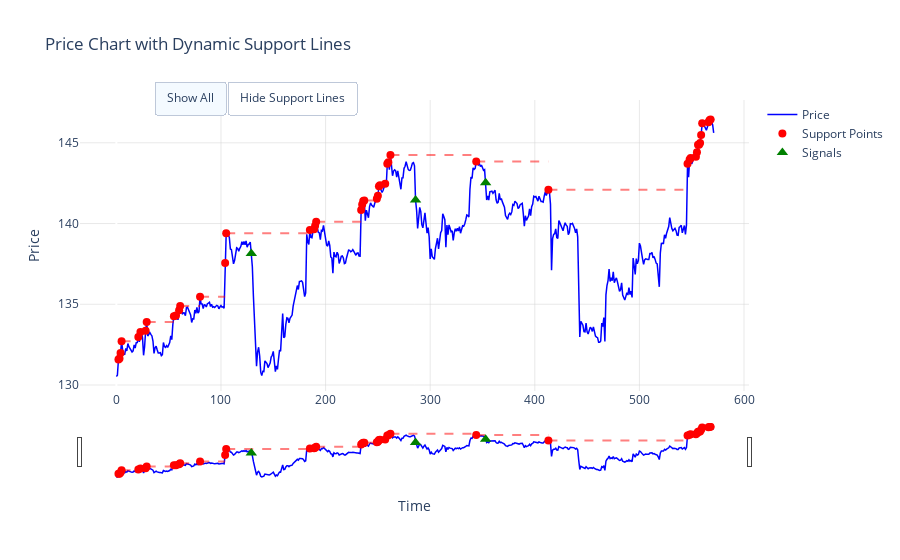

Notebook code for this chart:
### Code cell
fig = plot_prices_with_dynamic_support(close_prices, signals, support_levels, support_indices)
fig.show()

### Figure 1 — Plotly figure (JSON) as saved in the notebook; plotly's stock layout.template omitted (floating-point values rounded to 4 significant figures; data arrays with more than 128 entries replaced by an {"elided": "..."} marker saying what was removed)
{"data": [{"line": {"color": "blue", "width": 1.5}, "mode": "lines", "name": "Price", "type": "scatter", "x": {"elided": "572 int values"}, "y": {"elided": "572 float values"}}, {"line": {"color": "rgba(255, 0, 0, 0.5)", "dash": "dash", "width": 2}, "mode": "lines", "name": "Support 1", "showlegend": false, "type": "scatter", "x": [2, 3], "y": [131.6, 131.6]}, {"line": {"color": "rgba(255, 0, 0, 0.5)", "dash": "dash", "width": 2}, "mode": "lines", "name": "Support 2", "showlegend": false, "type": "scatter", "x": [3, 4], "y": [131.6, 131.6]}, {"line": {"color": "rgba(255, 0, 0, 0.5)", "dash": "dash", "width": 2}, "mode": "lines", "name": "Support 3", "showlegend": false, "type": "scatter", "x": [4, 5], "y": [132.0, 132.0]}, {"line": {"color": "rgba(255, 0, 0, 0.5)", "dash": "dash", "width": 2}, "mode": "lines", "name": "Support 4", "showlegend": false, "type": "scatter", "x": [5, 21], "y": [132.7, 132.7]}, {"line": {"color": "rgba(255, 0, 0, 0.5)", "dash": "dash", "width": 2}, "mode": "lines", "name": "Support 5", "showlegend": false, "type": "scatter", "x": [21, 23], "y": [133.0, 133.0]}, {"line": {"color": "rgba(255, 0, 0, 0.5)", "dash": "dash", "width": 2}, "mode": "lines", "name": "Support 6", "showlegend": false, "type": "scatter", "x": [23, 28], "y": [133.3, 133.3]}, {"line": {"color": "rgba(255, 0, 0, 0.5)", "dash": "dash", "width": 2}, "mode": "lines", "name": "Support 7", "showlegend": false, "type": "scatter", "x": [28, 29], "y": [133.4, 133.4]}, {"line": {"color": "rgba(255, 0, 0, 0.5)", "dash": "dash", "width": 2}, "mode": "lines", "name": "Support 8", "showlegend": false, "type": "scatter", "x": [29, 55], "y": [133.9, 133.9]}, {"line": {"color": "rgba(255, 0, 0, 0.5)", "dash": "dash", "width": 2}, "mode": "lines", "name": "Support 9", "showlegend": false, "type": "scatter", "x": [55, 57], "y": [134.3, 134.3]}, {"line": {"color": "rgba(255, 0, 0, 0.5)", "dash": "dash", "width": 2}, "mode": "lines", "name": "Support 10", "showlegend": false, "type": "scatter", "x": [57, 60], "y": [134.3, 134.3]}, {"line": {"color": "rgba(255, 0, 0, 0.5)", "dash": "dash", "width": 2}, "mode": "lines", "name": "Support 11", "showlegend": false, "type": "scatter", "x": [60, 61], "y": [134.6, 134.6]}, {"line": {"color": "rgba(255, 0, 0, 0.5)", "dash": "dash", "width": 2}, "mode": "lines", "name": "Support 12", "showlegend": false, "type": "scatter", "x": [61, 80], "y": [134.9, 134.9]}, {"line": {"color": "rgba(255, 0, 0, 0.5)", "dash": "dash", "width": 2}, "mode": "lines", "name": "Support 13", "showlegend": false, "type": "scatter", "x": [80, 104], "y": [135.5, 135.5]}, {"line": {"color": "rgba(255, 0, 0, 0.5)", "dash": "dash", "width": 2}, "mode": "lines", "name": "Support 14", "showlegend": false, "type": "scatter", "x": [104, 105], "y": [137.6, 137.6]}, {"line": {"color": "rgba(255, 0, 0, 0.5)", "dash": "dash", "width": 2}, "mode": "lines", "name": "Support 15", "showlegend": false, "type": "scatter", "x": [105, 185], "y": [139.4, 139.4]}, {"line": {"color": "rgba(255, 0, 0, 0.5)", "dash": "dash", "width": 2}, "mode": "lines", "name": "Support 16", "showlegend": false, "type": "scatter", "x": [185, 189], "y": [139.6, 139.6]}, {"line": {"color": "rgba(255, 0, 0, 0.5)", "dash": "dash", "width": 2}, "mode": "lines", "name": "Support 17", "showlegend": false, "type": "scatter", "x": [189, 190], "y": [139.6, 139.6]}, {"line": {"color": "rgba(255, 0, 0, 0.5)", "dash": "dash", "width": 2}, "mode": "lines", "name": "Support 18", "showlegend": false, "type": "scatter", "x": [190, 191], "y": [139.9, 139.9]}, {"line": {"color": "rgba(255, 0, 0, 0.5)", "dash": "dash", "width": 2}, "mode": "lines", "name": "Support 19", "showlegend": false, "type": "scatter", "x": [191, 234], "y": [140.1, 140.1]}, {"line": {"color": "rgba(255, 0, 0, 0.5)", "dash": "dash", "width": 2}, "mode": "lines", "name": "Support 20", "showlegend": false, "type": "scatter", "x": [234, 235], "y": [140.8, 140.8]}, {"line": {"color": "rgba(255, 0, 0, 0.5)", "dash": "dash", "width": 2}, "mode": "lines", "name": "Support 21", "showlegend": false, "type": "scatter", "x": [235, 236], "y": [141.2, 141.2]}, {"line": {"color": "rgba(255, 0, 0, 0.5)", "dash": "dash", "width": 2}, "mode": "lines", "name": "Support 22", "showlegend": false, "type": "scatter", "x": [236, 237], "y": [141.4, 141.4]}, {"line": {"color": "rgba(255, 0, 0, 0.5)", "dash": "dash", "width": 2}, "mode": "lines", "name": "Support 23", "showlegend": false, "type": "scatter", "x": [237, 249], "y": [141.4, 141.4]}, {"line": {"color": "rgba(255, 0, 0, 0.5)", "dash": "dash", "width": 2}, "mode": "lines", "name": "Support 24", "showlegend": false, "type": "scatter", "x": [249, 250], "y": [141.5, 141.5]}, {"line": {"color": "rgba(255, 0, 0, 0.5)", "dash": "dash", "width": 2}, "mode": "lines", "name": "Support 25", "showlegend": false, "type": "scatter", "x": [250, 251], "y": [141.7, 141.7]}, {"line": {"color": "rgba(255, 0, 0, 0.5)", "dash": "dash", "width": 2}, "mode": "lines", "name": "Support 26", "showlegend": false, "type": "scatter", "x": [251, 252], "y": [142.3, 142.3]}, {"line": {"color": "rgba(255, 0, 0, 0.5)", "dash": "dash", "width": 2}, "mode": "lines", "name": "Support 27", "showlegend": false, "type": "scatter", "x": [252, 257], "y": [142.4, 142.4]}, {"line": {"color": "rgba(255, 0, 0, 0.5)", "dash": "dash", "width": 2}, "mode": "lines", "name": "Support 28", "showlegend": false, "type": "scatter", "x": [257, 259], "y": [142.5, 142.5]}, {"line": {"color": "rgba(255, 0, 0, 0.5)", "dash": "dash", "width": 2}, "mode": "lines", "name": "Support 29", "showlegend": false, "type": "scatter", "x": [259, 260], "y": [143.7, 143.7]}, {"line": {"color": "rgba(255, 0, 0, 0.5)", "dash": "dash", "width": 2}, "mode": "lines", "name": "Support 30", "showlegend": false, "type": "scatter", "x": [260, 262], "y": [143.8, 143.8]}, {"line": {"color": "rgba(255, 0, 0, 0.5)", "dash": "dash", "width": 2}, "mode": "lines", "name": "Support 31", "showlegend": false, "type": "scatter", "x": [262, 344], "y": [144.2, 144.2]}, {"line": {"color": "rgba(255, 0, 0, 0.5)", "dash": "dash", "width": 2}, "mode": "lines", "name": "Support 32", "showlegend": false, "type": "scatter", "x": [344, 413], "y": [143.8, 143.8]}, {"line": {"color": "rgba(255, 0, 0, 0.5)", "dash": "dash", "width": 2}, "mode": "lines", "name": "Support 33", "showlegend": false, "type": "scatter", "x": [413, 546], "y": [142.1, 142.1]}, {"line": {"color": "rgba(255, 0, 0, 0.5)", "dash": "dash", "width": 2}, "mode": "lines", "name": "Support 34", "showlegend": false, "type": "scatter", "x": [546, 548], "y": [143.7, 143.7]}, {"line": {"color": "rgba(255, 0, 0, 0.5)", "dash": "dash", "width": 2}, "mode": "lines", "name": "Support 35", "showlegend": false, "type": "scatter", "x": [548, 549], "y": [144.0, 144.0]}, {"line": {"color": "rgba(255, 0, 0, 0.5)", "dash": "dash", "width": 2}, "mode": "lines", "name": "Support 36", "showlegend": false, "type": "scatter", "x": [549, 554], "y": [144.1, 144.1]}, {"line": {"color": "rgba(255, 0, 0, 0.5)", "dash": "dash", "width": 2}, "mode": "lines", "name": "Support 37", "showlegend": false, "type": "scatter", "x": [554, 555], "y": [144.1, 144.1]}, {"line": {"color": "rgba(255, 0, 0, 0.5)", "dash": "dash", "width": 2}, "mode": "lines", "name": "Support 38", "showlegend": false, "type": "scatter", "x": [555, 556], "y": [144.4, 144.4]}, {"line": {"color": "rgba(255, 0, 0, 0.5)", "dash": "dash", "width": 2}, "mode": "lines", "name": "Support 39", "showlegend": false, "type": "scatter", "x": [556, 557], "y": [144.9, 144.9]}, {"line": {"color": "rgba(255, 0, 0, 0.5)", "dash": "dash", "width": 2}, "mode": "lines", "name": "Support 40", "showlegend": false, "type": "scatter", "x": [557, 558], "y": [144.9, 144.9]}, {"line": {"color": "rgba(255, 0, 0, 0.5)", "dash": "dash", "width": 2}, "mode": "lines", "name": "Support 41", "showlegend": false, "type": "scatter", "x": [558, 559], "y": [145.0, 145.0]}, {"line": {"color": "rgba(255, 0, 0, 0.5)", "dash": "dash", "width": 2}, "mode": "lines", "name": "Support 42", "showlegend": false, "type": "scatter", "x": [559, 560], "y": [145.5, 145.5]}, {"line": {"color": "rgba(255, 0, 0, 0.5)", "dash": "dash", "width": 2}, "mode": "lines", "name": "Support 43", "showlegend": false, "type": "scatter", "x": [560, 566], "y": [146.2, 146.2]}, {"line": {"color": "rgba(255, 0, 0, 0.5)", "dash": "dash", "width": 2}, "mode": "lines", "name": "Support 44", "showlegend": false, "type": "scatter", "x": [566, 567], "y": [146.3, 146.3]}, {"line": {"color": "rgba(255, 0, 0, 0.5)", "dash": "dash", "width": 2}, "mode": "lines", "name": "Support 45", "showlegend": false, "type": "scatter", "x": [567, 568], "y": [146.4, 146.4]}, {"line": {"color": "rgba(255, 0, 0, 0.5)", "dash": "dash", "width": 2}, "mode": "lines", "name": "Support 46", "showlegend": false, "type": "scatter", "x": [568, 572], "y": [146.4, 146.4]}, {"marker": {"color": "red", "size": 8, "symbol": "circle"}, "mode": "markers", "name": "Support Points", "type": "scatter", "x": [2, 3, 4, 5, 21, 23, 28, 29, 55, 57, 60, 61, 80, 104, 105, 185, 189, 190, 191, 234, 235, 236, 237, 249, 250, 251, 252, 257, 259, 260, 262, 344, 413, 546, 548, 549, 554, 555, 556, 557, 558, 559, 560, 566, 567, 568], "y": [131.6, 131.6, 132.0, 132.7, 133.0, 133.3, 133.4, 133.9, 134.3, 134.3, 134.6, 134.9, 135.5, 137.6, 139.4, 139.6, 139.6, 139.9, 140.1, 140.8, 141.2, 141.4, 141.4, 141.5, 141.7, 142.3, 142.4, 142.5, 143.7, 143.8, 144.2, 143.8, 142.1, 143.7, 144.0, 144.1, 144.1, 144.4, 144.9, 144.9, 145.0, 145.5, 146.2, 146.3, 146.4, 146.4]}, {"marker": {"color": "green", "size": 10, "symbol": "triangle-up"}, "mode": "markers", "name": "Signals", "type": "scatter", "x": [129, 286, 353], "y": [138.1, 141.4, 142.5]}], "layout": {"autosize": true, "hovermode": "x unified", "plot_bgcolor": "white", "showlegend": true, "title": {"text": "Price Chart with Dynamic Support Lines"}, "updatemenus": [{"buttons": [{"args": [{"visible": [true, true, true, true, true, true, true, true, true, true, true, true, true, true, true, true, true, true, true, true, true, true, true, true, true, true, true, true, true, true, true, true, true, true, true, true, true, true, true, true, true, true, true, true, true, true, true, true, true]}], "label": "Show All", "method": "restyle"}, {"args": [{"visible": [true, false, false, false, false, false, false, false, false, false, false, false, false, false, false, false, false, false, false, false, false, false, false, false, false, false, false, false, false, false, false, false, false, false, false, false, false, false, false, false, false, false, false, false, false, false, false, true, true]}], "label": "Hide Support Lines", "method": "restyle"}], "direction": "left", "pad": {"r": 10, "t": 10}, "showactive": true, "type": "buttons", "x": 0.11, "xanchor": "left", "y": 1.1, "yanchor": "top"}], "xaxis": {"autorange": true, "gridcolor": "lightgray", "gridwidth": 0.5, "range": [-31.29, 601.3], "rangeslider": {"autorange": true, "range": [-31.29, 601.3], "visible": true, "yaxis": {"_template": null, "rangemode": "match"}}, "showgrid": true, "title": {"text": "Time"}, "type": "linear"}, "yaxis": {"autorange": true, "gridcolor": "lightgray", "gridwidth": 0.5, "range": [129.6, 148.1], "showgrid": true, "title": {"text": "Price"}, "type": "linear"}}}
